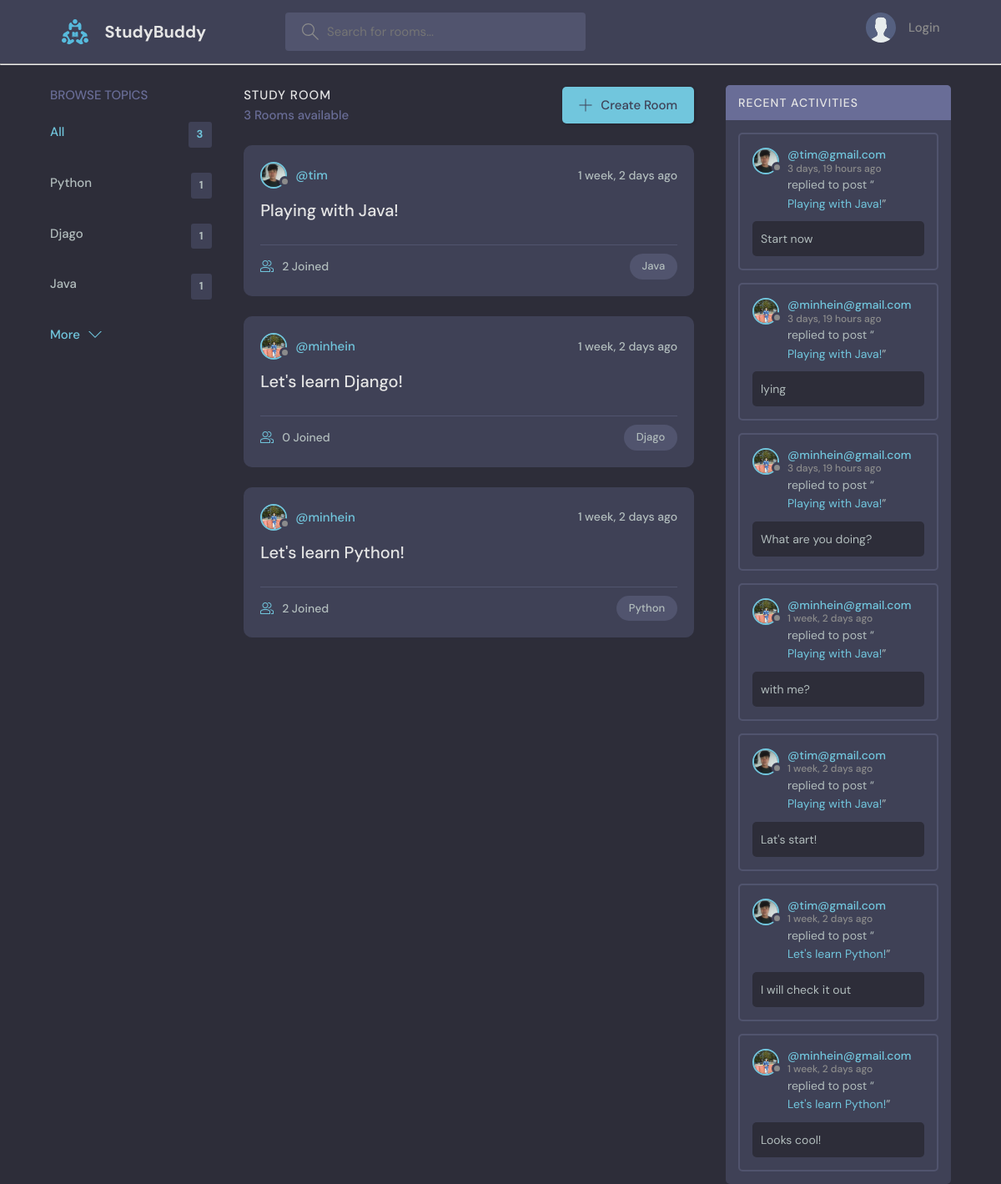
The page / on the database its author committed.
### base/models.py (models this page shows, shortened)
class Topic(models.Model):
    name = models.CharField(max_length=200)

class Room(models.Model):
    host = models.ForeignKey(User, on_delete=models.SET_NULL, null=True)
    topic = models.ForeignKey(Topic, on_delete=models.SET_NULL, null=True)
    name = models.CharField(max_length=200)
    description = models.TextField(null=True, blank=True)
    participants = models.ManyToManyField(User, related_name='participants', blank=True)
    updated = models.DateTimeField(auto_now=True)
    created = models.DateTimeField(auto_now_add=True)
    class Meta:
        ordering = ['-updated','-created']
    def __str__(self):
        return self.name

class User(AbstractUser):
    name = models.CharField(max_length=200, null=True)
    email = models.EmailField(unique=True, null=True)
    bio = models.TextField(null=True)
    avatar = models.ImageField(null=True, default="avatar.svg")
    USERNAME_FIELD = 'email'
    REQUIRED_FIELDS = []

class Message(models.Model):
    user = models.ForeignKey(User, on_delete=models.CASCADE)
    room = models.ForeignKey(Room, on_delete=models.CASCADE)
    body = models.TextField()
    updated =models.DateTimeField(auto_now=True)
    created = models.DateTimeField(auto_now_add=True)
    class Meta:
        ordering = ['-updated','-created']

### base/views.py (the view)
# urls.py: path('', views.home, name='home'),
def home(request):
    q = request.GET.get('q') if request.GET.get('q') != None else ''
    rooms = Room.objects.filter(
        Q(topic__name__icontains=q)|
        Q(name__icontains = q)|
        Q(description__icontains = q)
    )
    rooms_count = rooms.count()
    topics = Topic.objects.all()[0:5]
    room_messages = Message.objects.filter(Q(room__topic__name__icontains=q))
    context = {'rooms':rooms, 'topics':topics, 'rooms_count':rooms_count, 'room_messages':room_messages}
    return render(request, 'base/home.html', context)

### base/templates/base/home.html (shortened to what this page needs)
{% extends 'main.html' %}
{% block 'content' %}
<main class="layout layout--3">
  <div class="container">
    {% include 'base/topic_component.html' %}
    <div class="roomList">
      <div class="roomList__header">
        <div>
          <h2>Study Room</h2>
          <p>{{rooms_count}} Rooms available</p>
        </div>
        <a class="btn btn--main" href="{% url 'create-room' %}">
          <svg version="1.1" xmlns="http://www.w3.org/2000/svg" width="32" height="32" viewBox="0 0 32 32">
            <title>add</title>
            <path
              d="M16.943 0.943h-1.885v14.115h-14.115v1.885h14.115v14.115h1.885v-14.115h14.115v-1.885h-14.115v-14.115z"
            ></path>
          </svg>
          Create Room
        </a>
      </div>
      {% include 'base/feed_component.html' %}
    </div>
      {% include 'base/activity_component.html' %}
  </div>
</main>
{% endblock %}

### base/templates/base/topic_component.html
<div class="topics">
    <div class="topics__header">
      <h2>Browse Topics</h2>
    </div>
    <ul class="topics__list">
      <li>
        <a href="{% url 'home' %}" class="active">All <span>{{topics.count}}</span></a>
      </li>
      {% for topic in topics %}
      <li>
        <a href="{% url 'home' %}?q={{topic.name}}">{{topic.name}} <span>{{topic.room_set.all.count}}</span></a>
      </li>
      {% endfor %}
    </ul>
    <a class="btn btn--link" href="{% url 'topics' %}">
      More
      <svg version="1.1" xmlns="http://www.w3.org/2000/svg" width="32" height="32" viewBox="0 0 32 32">
        <title>chevron-down</title>
        <path d="M16 21l-13-13h-3l16 16 16-16h-3l-13 13z"></path>
      </svg>
    </a>
  </div>

### base/templates/base/feed_component.html (shortened to what this page needs)
{% for room in rooms %}
<div class="roomListRoom">
    <div class="roomListRoom__header">
      <a href="{% url 'user-profile' room.host.id %}" class="roomListRoom__author">
        <div class="avatar avatar--small">
          <img src="{{room.host.avatar.url}}" />
        </div>
        <span>@{{room.host.username}}</span>
      </a>
      <div class="roomListRoom__actions">
        <span>{{room.created|timesince}} ago</span>
      </div>
    </div>
    <div class="roomListRoom__content">
      <a href="{% url 'room' room.id %}">{{room.name}}</a>
    </div>
    <div class="roomListRoom__meta">
      <a href="{% url 'room' room.id %}" class="roomListRoom__joined">
        {{room.participants.all.count}} Joined
      </a>
      <p class="roomListRoom__topic">{{room.topic.name}}</p>
    </div>
</div>
{% endfor %}

### base/templates/base/activity_component.html (shortened to what this page needs)
<div class="activities">
    <div class="activities__header">
      <h2>Recent Activities</h2>
    </div>
    {% for message in room_messages %}
        <div class="activities__box">
        <div class="activities__boxHeader roomListRoom__header">
            <a href="{% url 'user-profile' message.user.id %}" class="roomListRoom__author">
            <div class="avatar avatar--small">
                <img src="{{message.user.avatar.url}}" />
            </div>
            <p>
                @{{message.user}}
                <span>{{message.created|timesince}} ago</span>
            </p>
            </a>
        </div>
        <div class="activities__boxContent">
            <p>replied to post “<a href="{% url 'room' message.room.id %}">{{message.room}}</a>”</p>
            <div class="activities__boxRoomContent">
            {{message.body}}
            </div>
        </div>
        </div>
    {% endfor %}
  </div>

### rows shown on the page
Topic: name "Python", room_set.all.count "1"
Topic: name "Djago", room_set.all.count "1"
Topic: name "Java", room_set.all.count "1"
Room: host.avatar (picture), host.username "tim", created "1 week, 2 days", name "Playing with Java!", participants.all.count "2", topic.name "Java"
Room: host.avatar (picture), host.username "minhein", created "1 week, 2 days", name "Let's learn Django!", participants.all.count "0", topic.name "Djago"
Room: host.avatar (picture), host.username "minhein", created "1 week, 2 days", name "Let's learn Python!", participants.all.count "2", topic.name "Python"
Message: user.avatar (picture), user "tim@gmail.com", created "3 days, 19 hours", room "Playing with Java!", body "Start now"
Message: user.avatar (picture), user "minhein@gmail.com", created "3 days, 19 hours", room "Playing with Java!", body "lying"
Message: user.avatar (picture), user "minhein@gmail.com", created "3 days, 19 hours", room "Playing with Java!", body "What are you doing?"
Message: user.avatar (picture), user "minhein@gmail.com", created "1 week, 2 days", room "Playing with Java!", body "with me?"
Message: user.avatar (picture), user "tim@gmail.com", created "1 week, 2 days", room "Playing with Java!", body "Lat's start!"
Message: user.avatar (picture), user "tim@gmail.com", created "1 week, 2 days", room "Let's learn Python!", body "I will check it out"
Message: user.avatar (picture), user "minhein@gmail.com", created "1 week, 2 days", room "Let's learn Python!", body "Looks cool!"

### other values the page prints
{{ topics.count }} "3"
{{ rooms_count }} "3"
